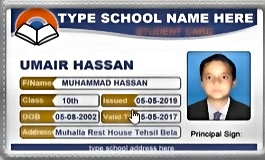
#> input picture backend/temp/3bf17771-19db-422a-aec5-960af195281b_enhanced.jpg, 265 x 160 px
$ python -i image_enhancer.py   (imports and definitions only)
#> lines starting #> are read from the running program, lines starting #| are printed output that depends on the picture
import cv2
import numpy as np
import os

def enhance_image(input_path: str, output_path: str):
    """
    Enhances image quality using a combination of:
    1. Noise Reduction (Bilateral Filter)
    2. Adaptive Contrast Enhancement (CLAHE)
    3. Sharpening (Unsharp Masking)
    """
#> called with output_path = 'out.png'
    try:
        # Load image
        img = cv2.imread(input_path)
#> img is the input picture: shape (160, 265, 3); mean B, G, R 171.6, 169.3, 169.3
        if img is None:
            return False

        # 1. Noise Reduction - Preserves edges while smoothing flat areas
        denoised = cv2.bilateralFilter(img, 9, 75, 75)

        # 2. Convert to LAB color space to enhance lightness without affecting color
        lab = cv2.cvtColor(denoised, cv2.COLOR_BGR2LAB)
#> lab: shape (160, 265, 3); mean of channels 0, 1, 2 174.7, 130, 126.6
        l, a, b = cv2.split(lab)
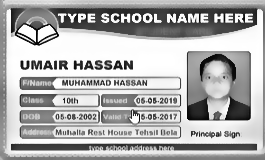
#> l: shape (160, 265); min 2, max 255, mean 174.7
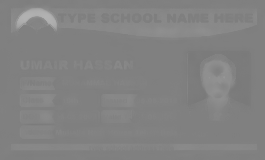
#> a: shape (160, 265); min 121, max 178, mean 130
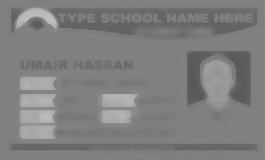
#> b: shape (160, 265); min 88, max 190, mean 126.6

        # Apply CLAHE (Contrast Limited Adaptive Histogram Equalization)
        clahe = cv2.createCLAHE(clipLimit=2.0, tileGridSize=(8, 8))
        cl = clahe.apply(l)
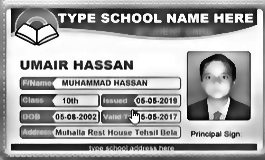
#> cl: shape (160, 265); min 2, max 255, mean 165.6

        # Merge back
        limg = cv2.merge((cl, a, b))
#> limg: shape (160, 265, 3); mean of channels 0, 1, 2 165.6, 130, 126.6
        final_lab = cv2.cvtColor(limg, cv2.COLOR_LAB2BGR)
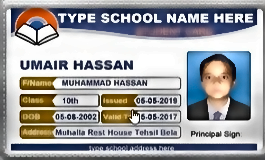
#> final_lab: shape (160, 265, 3); mean B, G, R 163.1, 160.7, 160

        # 3. Sharpening using Unsharp Masking
        # Gaussian blur + Weighted sum
        gaussian_3 = cv2.GaussianBlur(final_lab, (0, 0), 3)
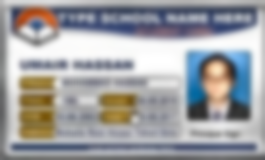
#> gaussian_3: shape (160, 265, 3); mean B, G, R 163.3, 160.8, 160.1
        sharpened = cv2.addWeighted(final_lab, 1.5, gaussian_3, -0.5, 0)
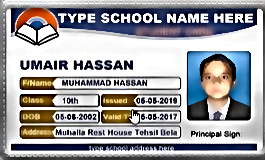
#> sharpened: shape (160, 265, 3); mean B, G, R 160.9, 157.7, 157.6

        # Save output
        cv2.imwrite(output_path, sharpened, [int(cv2.IMWRITE_JPEG_QUALITY), 95])

        return os.path.exists(output_path)

    except Exception as e:
        print(f"Image Enhancement Error: {e}")
        return False

>>> result = enhance_image('../temp/3bf17771-19db-422a-aec5-960af195281b_enhanced.jpg', 'out.png')

$ run again, on backend/temp/f80ce400-5844-475e-8409-896e916e0415_0.jpg
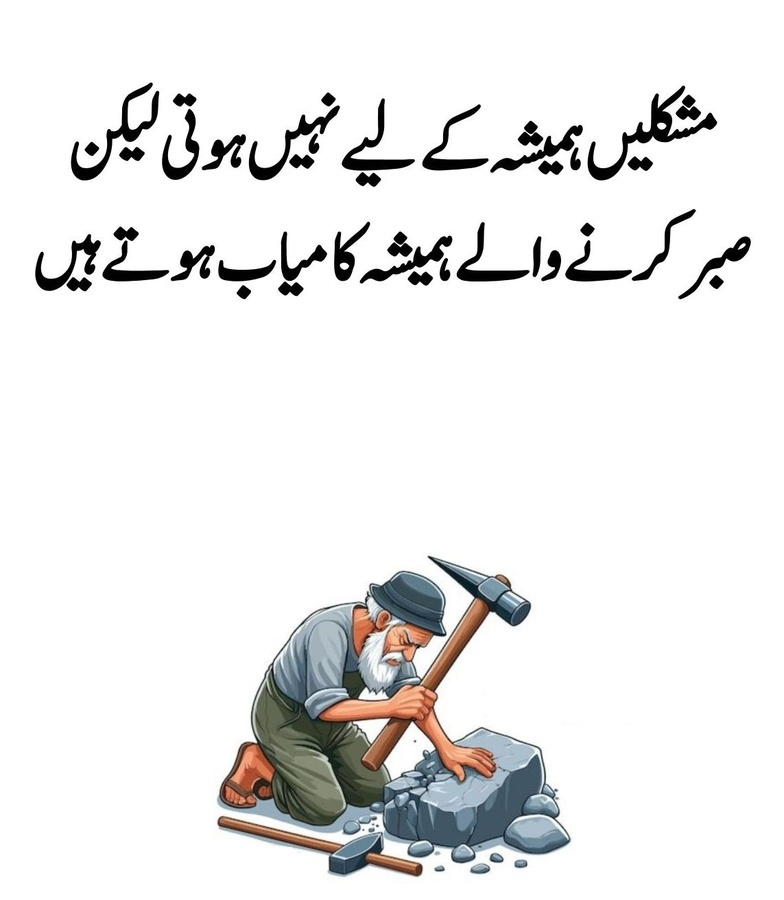
#> input picture backend/temp/f80ce400-5844-475e-8409-896e916e0415_0.jpg, 784 x 900 px, shrunk from 1143 x 1311 before the run
#> in enhance_image, img is the input picture: shape (900, 784, 3); mean B, G, R 234.1, 234.5, 234.7
#> lab: shape (900, 784, 3); mean of channels 0, 1, 2 235.3, 128.1, 128.3
#> in enhance_image, `l, a, b = cv2.split(lab)`:
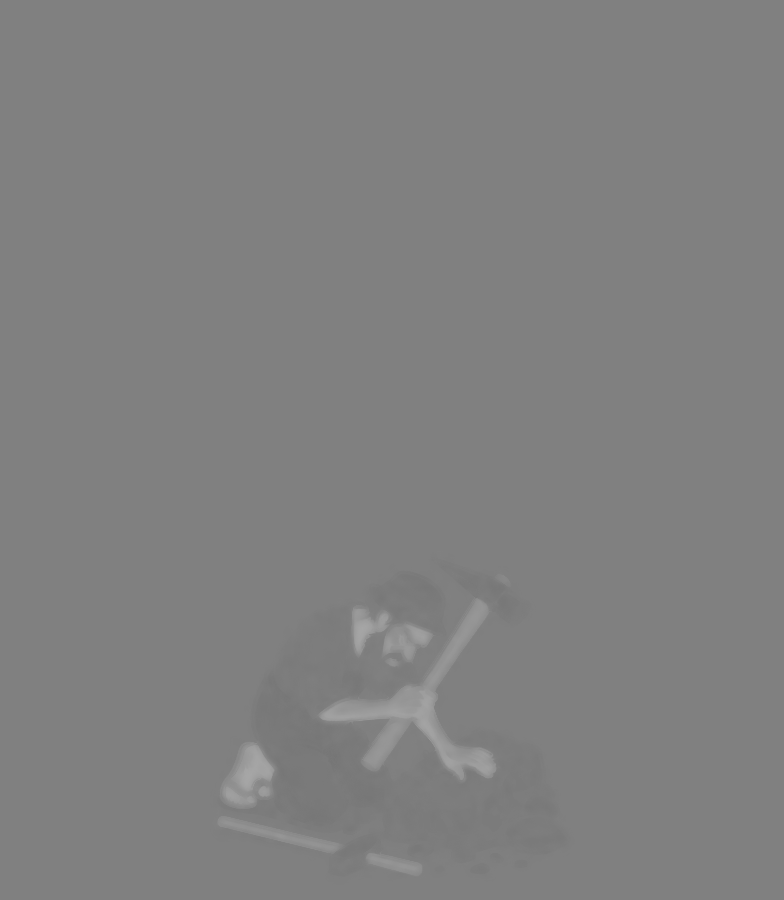
#> a: shape (900, 784); min 117, max 166, mean 128.1
#> limg: shape (900, 784, 3); mean of channels 0, 1, 2 234.4, 128.1, 128.3
#> in enhance_image, `sharpened = cv2.addWeighted(final_lab, 1.5, gaussian_3, -0.5, 0)`:
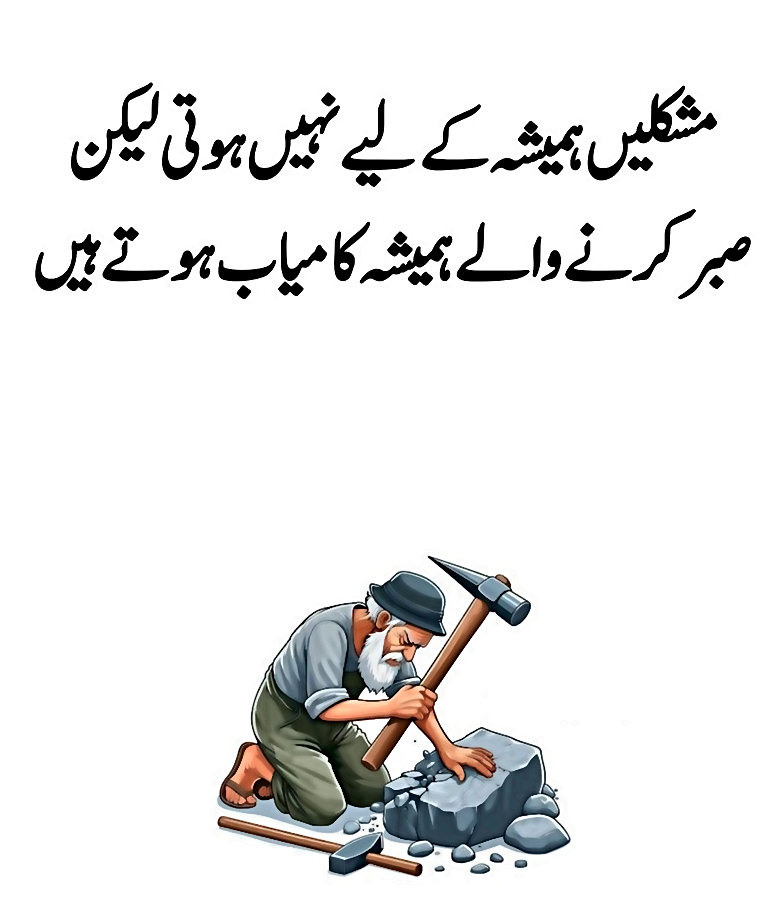
#> sharpened: shape (900, 784, 3); mean B, G, R 233.4, 233.7, 233.9

$ run again, on backend/temp/f80ce400-5844-475e-8409-896e916e0415_1.jpg
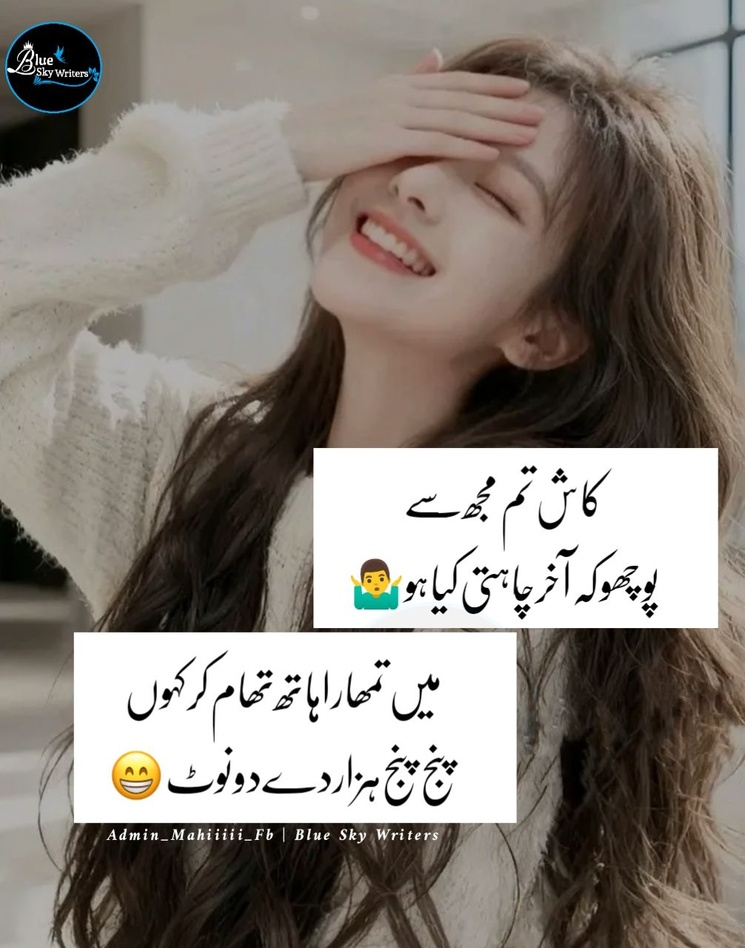
#> input picture backend/temp/f80ce400-5844-475e-8409-896e916e0415_1.jpg, 745 x 948 px, shrunk from 1006 x 1280 before the run
#> in enhance_image, img is the input picture: shape (948, 745, 3); mean B, G, R 123.8, 131.3, 138.8
#> lab: shape (948, 745, 3); mean of channels 0, 1, 2 136.9, 129.9, 133.3
#> in enhance_image, `l, a, b = cv2.split(lab)`:
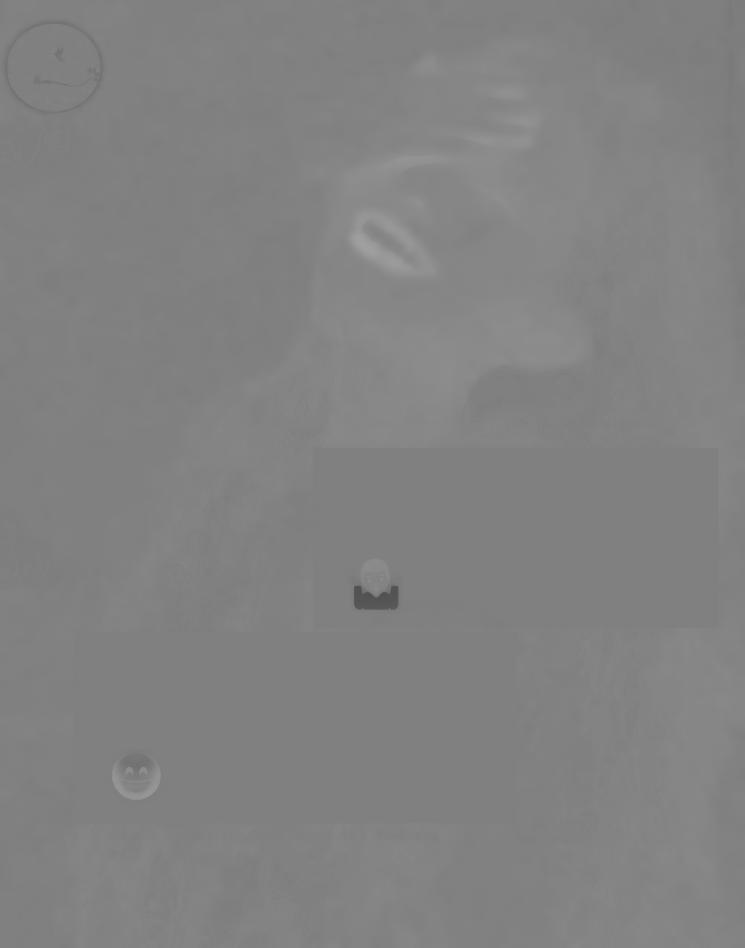
#> a: shape (948, 745); min 81, max 160, mean 129.9
#> limg: shape (948, 745, 3); mean of channels 0, 1, 2 148.3, 129.9, 133.3
#> in enhance_image, `gaussian_3 = cv2.GaussianBlur(final_lab, (0, 0), 3)`:
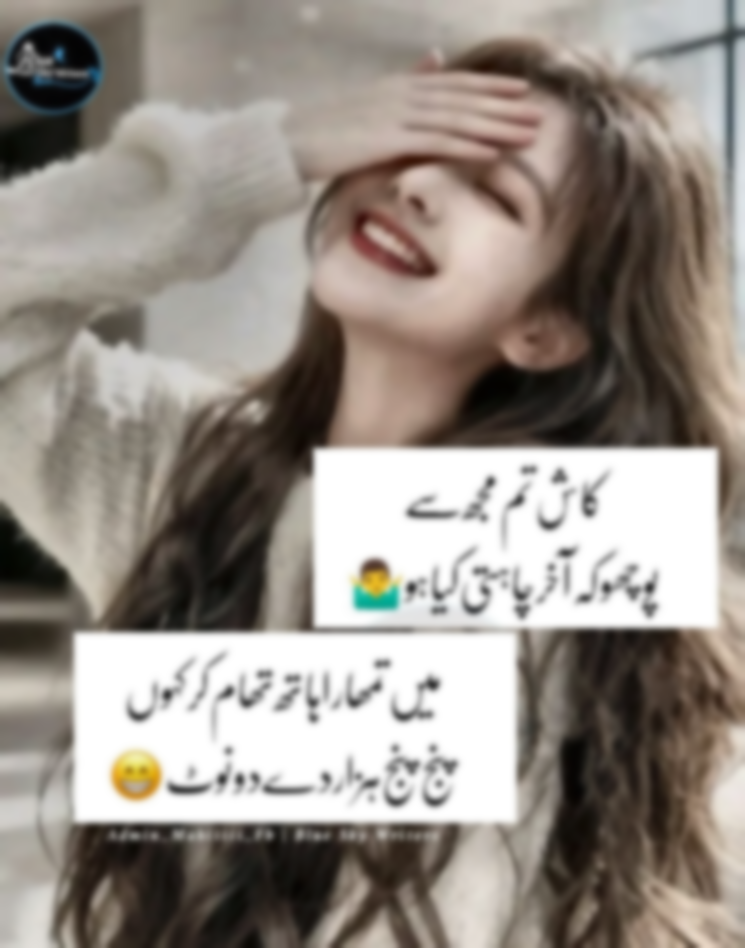
#> gaussian_3: shape (948, 745, 3); mean B, G, R 135, 142.6, 150.3

$ run again, on backend/temp/f80ce400-5844-475e-8409-896e916e0415_2.jpg
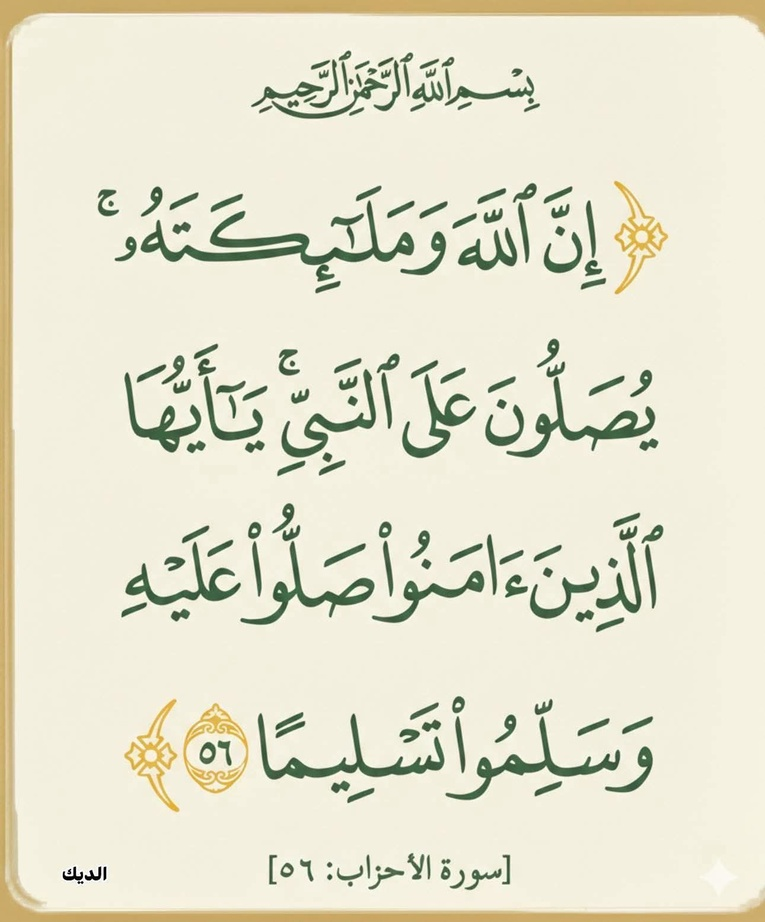
#> input picture backend/temp/f80ce400-5844-475e-8409-896e916e0415_2.jpg, 765 x 922 px, shrunk from 1290 x 1554 before the run
#> in enhance_image, img is the input picture: shape (922, 765, 3); mean B, G, R 206.4, 226.9, 229.2
#> lab: shape (922, 765, 3); mean of channels 0, 1, 2 228.7, 125.2, 138.7
#> limg: shape (922, 765, 3); mean of channels 0, 1, 2 224.8, 125.2, 138.7
#> in enhance_image, `sharpened = cv2.addWeighted(final_lab, 1.5, gaussian_3, -0.5, 0)`:
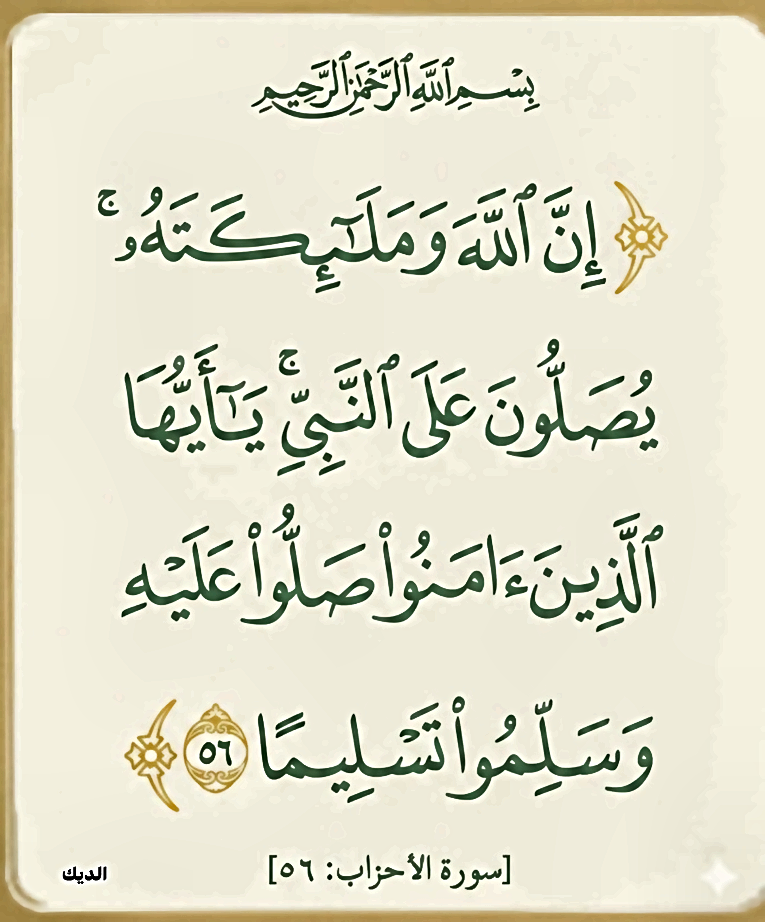
#> sharpened: shape (922, 765, 3); mean B, G, R 201.9, 222.5, 224.7
